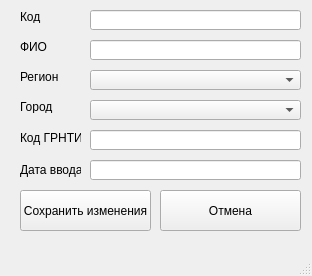
<?xml version="1.0" encoding="UTF-8"?>
<ui version="4.0">
 <class>MainWindow</class>
 <widget class="QMainWindow" name="MainWindow">
  <property name="geometry">
   <rect>
    <x>0</x>
    <y>0</y>
    <width>312</width>
    <height>276</height>
   </rect>
  </property>
  <property name="windowTitle">
   <string>MainWindow</string>
  </property>
  <widget class="QWidget" name="centralwidget">
   <widget class="QLabel" name="label_3">
    <property name="geometry">
     <rect>
      <x>20</x>
      <y>70</y>
      <width>47</width>
      <height>13</height>
     </rect>
    </property>
    <property name="text">
     <string>Регион</string>
    </property>
   </widget>
   <widget class="QLabel" name="label_5">
    <property name="geometry">
     <rect>
      <x>20</x>
      <y>130</y>
      <width>61</width>
      <height>16</height>
     </rect>
    </property>
    <property name="text">
     <string>Код ГРНТИ</string>
    </property>
   </widget>
   <widget class="QLineEdit" name="inputDateRowEdit">
    <property name="geometry">
     <rect>
      <x>90</x>
      <y>160</y>
      <width>211</width>
      <height>20</height>
     </rect>
    </property>
   </widget>
   <widget class="QLineEdit" name="grntiRowEdit">
    <property name="geometry">
     <rect>
      <x>90</x>
      <y>130</y>
      <width>211</width>
      <height>20</height>
     </rect>
    </property>
   </widget>
   <widget class="QLabel" name="label_6">
    <property name="geometry">
     <rect>
      <x>20</x>
      <y>160</y>
      <width>61</width>
      <height>20</height>
     </rect>
    </property>
    <property name="text">
     <string>Дата ввода</string>
    </property>
   </widget>
   <widget class="QLineEdit" name="nameRowEdit">
    <property name="geometry">
     <rect>
      <x>90</x>
      <y>40</y>
      <width>211</width>
      <height>20</height>
     </rect>
    </property>
   </widget>
   <widget class="QLabel" name="label_4">
    <property name="geometry">
     <rect>
      <x>20</x>
      <y>100</y>
      <width>47</width>
      <height>13</height>
     </rect>
    </property>
    <property name="text">
     <string>Город</string>
    </property>
   </widget>
   <widget class="QLineEdit" name="kodRowEdit">
    <property name="geometry">
     <rect>
      <x>90</x>
      <y>10</y>
      <width>211</width>
      <height>20</height>
     </rect>
    </property>
   </widget>
   <widget class="QLabel" name="label_2">
    <property name="geometry">
     <rect>
      <x>20</x>
      <y>40</y>
      <width>47</width>
      <height>13</height>
     </rect>
    </property>
    <property name="text">
     <string>ФИО</string>
    </property>
   </widget>
   <widget class="QLabel" name="label">
    <property name="geometry">
     <rect>
      <x>20</x>
      <y>10</y>
      <width>47</width>
      <height>13</height>
     </rect>
    </property>
    <property name="text">
     <string>Код</string>
    </property>
   </widget>
   <widget class="QPushButton" name="saveChangesButton">
    <property name="geometry">
     <rect>
      <x>20</x>
      <y>190</y>
      <width>131</width>
      <height>41</height>
     </rect>
    </property>
    <property name="text">
     <string>Сохранить изменения</string>
    </property>
   </widget>
   <widget class="QPushButton" name="cancelButton">
    <property name="geometry">
     <rect>
      <x>160</x>
      <y>190</y>
      <width>141</width>
      <height>41</height>
     </rect>
    </property>
    <property name="text">
     <string>Отмена</string>
    </property>
   </widget>
   <widget class="QComboBox" name="regionRowComboBox">
    <property name="geometry">
     <rect>
      <x>90</x>
      <y>70</y>
      <width>211</width>
      <height>20</height>
     </rect>
    </property>
   </widget>
   <widget class="QComboBox" name="cityRowComboBox">
    <property name="geometry">
     <rect>
      <x>90</x>
      <y>100</y>
      <width>211</width>
      <height>20</height>
     </rect>
    </property>
   </widget>
  </widget>
  <widget class="QMenuBar" name="menubar">
   <property name="geometry">
    <rect>
     <x>0</x>
     <y>0</y>
     <width>312</width>
     <height>21</height>
    </rect>
   </property>
  </widget>
  <widget class="QStatusBar" name="statusbar"/>
 </widget>
 <resources/>
 <connections/>
</ui>
